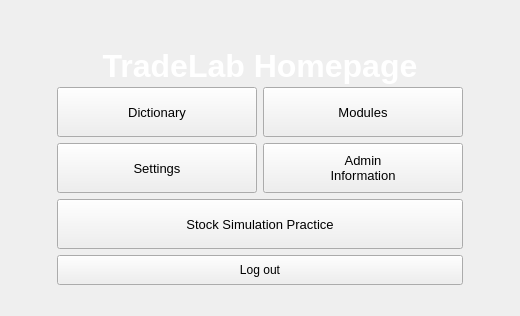
     <widget class="QWidget" name="studentHome">
      <property name="layoutDirection">
       <enum>Qt::LayoutDirection::LeftToRight</enum>
      </property>
      <layout class="QGridLayout" name="gridLayout_27">
       <item row="9" column="2">
        <widget class="QPushButton" name="adminInfo">
         <property name="sizePolicy">
          <sizepolicy hsizetype="MinimumExpanding" vsizetype="Maximum">
           <horstretch>0</horstretch>
           <verstretch>0</verstretch>
          </sizepolicy>
         </property>
         <property name="minimumSize">
          <size>
           <width>200</width>
           <height>50</height>
          </size>
         </property>
         <property name="maximumSize">
          <size>
           <width>16777215</width>
           <height>16777215</height>
          </size>
         </property>
         <property name="font">
          <font>
           <pointsize>10</pointsize>
          </font>
         </property>
         <property name="text">
          <string>Admin
Information</string>
         </property>
        </widget>
       </item>
       <item row="9" column="1">
        <widget class="QPushButton" name="settings">
         <property name="sizePolicy">
          <sizepolicy hsizetype="MinimumExpanding" vsizetype="Maximum">
           <horstretch>0</horstretch>
           <verstretch>0</verstretch>
          </sizepolicy>
         </property>
         <property name="minimumSize">
          <size>
           <width>200</width>
           <height>50</height>
          </size>
         </property>
         <property name="font">
          <font>
           <pointsize>10</pointsize>
          </font>
         </property>
         <property name="text">
          <string>Settings</string>
         </property>
        </widget>
       </item>
       <item row="14" column="3">
        <spacer name="horizontalSpacer_2">
         <property name="orientation">
          <enum>Qt::Orientation::Horizontal</enum>
         </property>
         <property name="sizeHint" stdset="0">
          <size>
           <width>40</width>
           <height>20</height>
          </size>
         </property>
        </spacer>
       </item>
       <item row="15" column="1">
        <spacer name="verticalSpacer">
         <property name="orientation">
          <enum>Qt::Orientation::Vertical</enum>
         </property>
         <property name="sizeType">
          <enum>QSizePolicy::Policy::Fixed</enum>
         </property>
         <property name="sizeHint" stdset="0">
          <size>
           <width>20</width>
           <height>20</height>
          </size>
         </property>
        </spacer>
       </item>
       <item row="6" column="0" colspan="4">
        <widget class="QLabel" name="studentHomeHeader">
         <property name="sizePolicy">
          <sizepolicy hsizetype="Expanding" vsizetype="Preferred">
           <horstretch>0</horstretch>
           <verstretch>0</verstretch>
          </sizepolicy>
         </property>
         <property name="minimumSize">
          <size>
           <width>0</width>
           <height>50</height>
          </size>
         </property>
         <property name="maximumSize">
          <size>
           <width>16777215</width>
           <height>30</height>
          </size>
         </property>
         <property name="font">
          <font>
           <family>Segoe UI</family>
           <pointsize>24</pointsize>
           <bold>true</bold>
          </font>
         </property>
         <property name="styleSheet">
          <string notr="true">color: white; /* Set the text color to white */
</string>
         </property>
         <property name="text">
          <string>TradeLab Homepage</string>
         </property>
         <property name="alignment">
          <set>Qt::AlignmentFlag::AlignCenter</set>
         </property>
        </widget>
       </item>
       <item row="7" column="0">
        <spacer name="horizontalSpacer_3">
         <property name="orientation">
          <enum>Qt::Orientation::Horizontal</enum>
         </property>
         <property name="sizeType">
          <enum>QSizePolicy::Policy::MinimumExpanding</enum>
         </property>
         <property name="sizeHint" stdset="0">
          <size>
           <width>40</width>
           <height>20</height>
          </size>
         </property>
        </spacer>
       </item>
       <item row="14" column="1" colspan="2">
        <widget class="QPushButton" name="logoutButton">
         <property name="sizePolicy">
          <sizepolicy hsizetype="MinimumExpanding" vsizetype="Fixed">
           <horstretch>0</horstretch>
           <verstretch>0</verstretch>
          </sizepolicy>
         </property>
         <property name="minimumSize">
          <size>
           <width>50</width>
           <height>30</height>
          </size>
         </property>
         <property name="maximumSize">
          <size>
           <width>16777215</width>
           <height>16777215</height>
          </size>
         </property>
         <property name="baseSize">
          <size>
           <width>0</width>
           <height>0</height>
          </size>
         </property>
         <property name="layoutDirection">
          <enum>Qt::LayoutDirection::LeftToRight</enum>
         </property>
         <property name="text">
          <string>Log out</string>
         </property>
        </widget>
       </item>
       <item row="7" column="2">
        <widget class="QPushButton" name="modules">
         <property name="sizePolicy">
          <sizepolicy hsizetype="MinimumExpanding" vsizetype="Preferred">
           <horstretch>0</horstretch>
           <verstretch>0</verstretch>
          </sizepolicy>
         </property>
         <property name="minimumSize">
          <size>
           <width>200</width>
           <height>50</height>
          </size>
         </property>
         <property name="maximumSize">
          <size>
           <width>16777215</width>
           <height>16777215</height>
          </size>
         </property>
         <property name="font">
          <font>
           <pointsize>10</pointsize>
          </font>
         </property>
         <property name="text">
          <string>Modules</string>
         </property>
        </widget>
       </item>
       <item row="7" column="1">
        <widget class="QPushButton" name="dictionary">
         <property name="sizePolicy">
          <sizepolicy hsizetype="MinimumExpanding" vsizetype="Preferred">
           <horstretch>0</horstretch>
           <verstretch>0</verstretch>
          </sizepolicy>
         </property>
         <property name="minimumSize">
          <size>
           <width>200</width>
           <height>50</height>
          </size>
         </property>
         <property name="maximumSize">
          <size>
           <width>16777215</width>
           <height>50</height>
          </size>
         </property>
         <property name="font">
          <font>
           <pointsize>10</pointsize>
          </font>
         </property>
         <property name="text">
          <string>Dictionary</string>
         </property>
        </widget>
       </item>
       <item row="14" column="0">
        <spacer name="horizontalSpacer">
         <property name="orientation">
          <enum>Qt::Orientation::Horizontal</enum>
         </property>
         <property name="sizeHint" stdset="0">
          <size>
           <width>40</width>
           <height>20</height>
          </size>
         </property>
        </spacer>
       </item>
       <item row="7" column="3">
        <spacer name="horizontalSpacer_4">
         <property name="orientation">
          <enum>Qt::Orientation::Horizontal</enum>
         </property>
         <property name="sizeType">
          <enum>QSizePolicy::Policy::MinimumExpanding</enum>
         </property>
         <property name="sizeHint" stdset="0">
          <size>
           <width>40</width>
           <height>20</height>
          </size>
         </property>
        </spacer>
       </item>
       <item row="2" column="0" colspan="3">
        <spacer name="verticalSpacer_2">
         <property name="orientation">
          <enum>Qt::Orientation::Vertical</enum>
         </property>
         <property name="sizeType">
          <enum>QSizePolicy::Policy::Fixed</enum>
         </property>
         <property name="sizeHint" stdset="0">
          <size>
           <width>20</width>
           <height>20</height>
          </size>
         </property>
        </spacer>
       </item>
       <item row="13" column="0">
        <spacer name="horizontalSpacer_19">
         <property name="orientation">
          <enum>Qt::Orientation::Horizontal</enum>
         </property>
         <property name="sizeType">
          <enum>QSizePolicy::Policy::Fixed</enum>
         </property>
         <property name="sizeHint" stdset="0">
          <size>
           <width>40</width>
           <height>20</height>
          </size>
         </property>
        </spacer>
       </item>
       <item row="13" column="1" colspan="2">
        <widget class="QPushButton" name="pushButton_4">
         <property name="minimumSize">
          <size>
           <width>200</width>
           <height>50</height>
          </size>
         </property>
         <property name="font">
          <font>
           <pointsize>10</pointsize>
          </font>
         </property>
         <property name="text">
          <string>Stock Simulation Practice</string>
         </property>
        </widget>
       </item>
      </layout>
     </widget>
